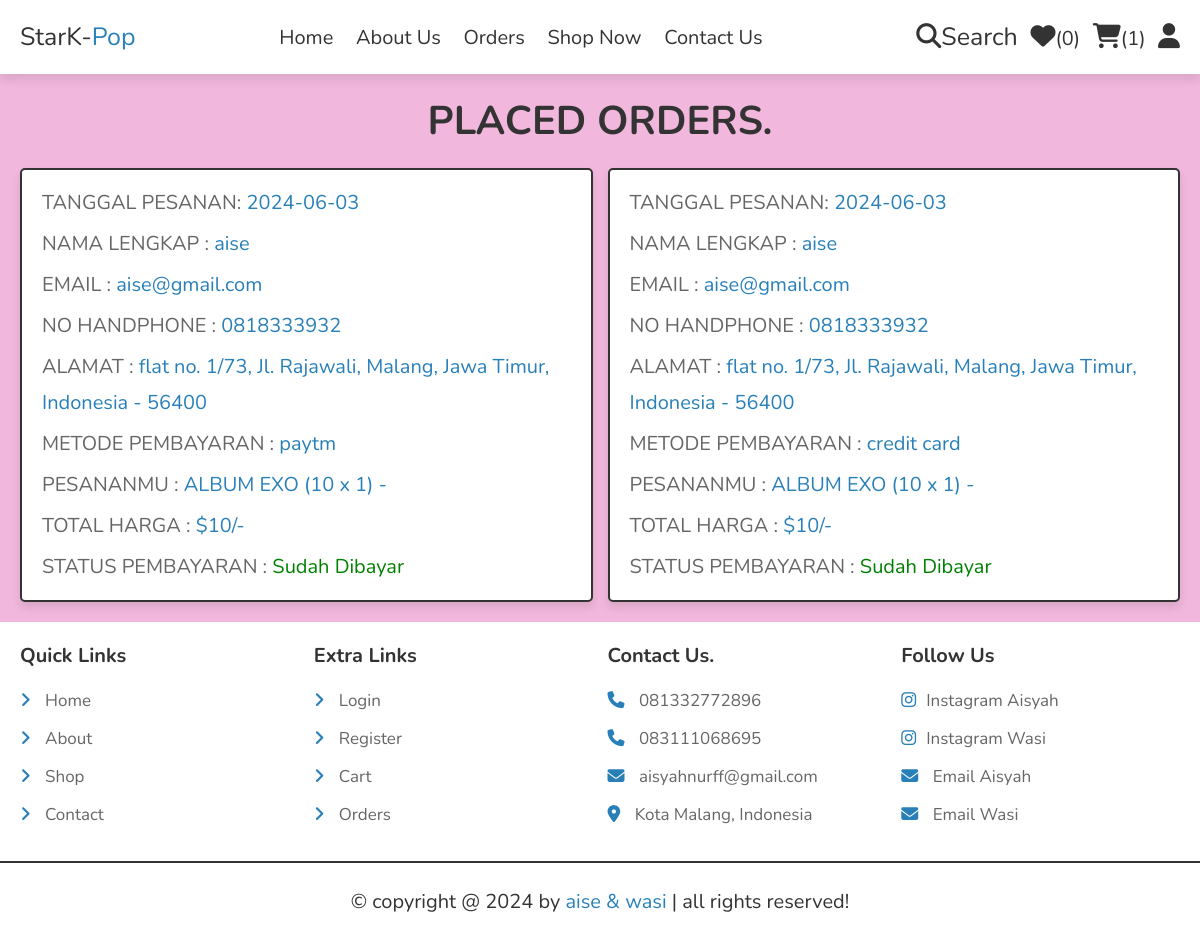
Page /orders.php (signed in) on the committed database.
### tables this page shows
CREATE TABLE `orders` (
  `id` int(100) NOT NULL,
  `user_id` int(100) NOT NULL,
  `name` varchar(20) NOT NULL,
  `number` varchar(10) NOT NULL,
  `email` varchar(50) NOT NULL,
  `method` varchar(50) NOT NULL,
  `address` varchar(500) NOT NULL,
  `total_products` varchar(1000) NOT NULL,
  `total_price` int(100) NOT NULL,
  `placed_on` date NOT NULL DEFAULT current_timestamp(),
  `payment_status` varchar(20) NOT NULL DEFAULT 'pending'
);

### orders.php (the view, shortened to what this page needs)
<?php
include 'components/connect.php';
if(isset($_SESSION['user_id'])){
   $user_id = $_SESSION['user_id'];
}else{
   $user_id = '';
};
?>
<!DOCTYPE html>
<html lang="en">
<head>
   <link rel="stylesheet" href="https://cdnjs.cloudflare.com/ajax/libs/font-awesome/6.1.1/css/all.min.css">
   <link rel="stylesheet" href="css/style.css">
</head>
<body>
<?php include 'components/user_header.php'; ?>
<section class="orders">
   <h1 class="heading">Placed Orders.</h1>
   <div class="box-container">
   <?php
      if($user_id == ''){
         echo '<p class="empty">please login to see your orders</p>';
      }else{
         $select_orders = $conn->prepare("SELECT * FROM `orders` WHERE user_id = ?");
         $select_orders->execute([$user_id]);
         if($select_orders->rowCount() > 0){
            while($fetch_orders = $select_orders->fetch(PDO::FETCH_ASSOC)){
   ?>
   <div class="box">
      <p>TANGGAL PESANAN: <span><?= $fetch_orders['placed_on']; ?></span></p>
      <p>NAMA LENGKAP : <span><?= $fetch_orders['name']; ?></span></p>
      <p>EMAIL : <span><?= $fetch_orders['email']; ?></span></p>
      <p>NO HANDPHONE : <span><?= $fetch_orders['number']; ?></span></p>
      <p>ALAMAT : <span><?= $fetch_orders['address']; ?></span></p>
      <p>METODE PEMBAYARAN : <span><?= $fetch_orders['method']; ?></span></p>
      <p>PESANANMU : <span><?= $fetch_orders['total_products']; ?></span></p>
      <p>TOTAL HARGA : <span>$<?= $fetch_orders['total_price']; ?>/-</span></p>
      <p>STATUS PEMBAYARAN : <span style="color:<?php if($fetch_orders['payment_status'] == 'Belum dibayar'){ echo 'red'; }else{ echo 'green'; }; ?>"><?= $fetch_orders['payment_status']; ?></span> </p>
   </div>
   <?php
      }
      }else{
         echo '<p class="empty">no orders placed yet!</p>';
      }
      }
   ?>
   </div>
</section>
<?php include 'components/footer.php'; ?>
</body>
</html>

### css/style.css (style rules this page uses)
:root { --main-color: #2980b9; --orange: #f39c12; --red: #e74c3c; --black: #333; --white: #ffffff; --light-color: #666; --light-bg: #f1b7dc; --border: 0.2rem solid var(--black); --box-shadow: 0 0.5rem 1rem rgba(0, 0, 0, 0.1); }
* { font-family: "Nunito", sans-serif; margin: 0; padding: 0; box-sizing: border-box; outline: none; border: none; text-decoration: none; }
html { font-size: 62.5%; overflow-x: hidden; }
body { background-color: var(--light-bg); }
section { padding: 2rem; max-width: 1200px; margin: 0 auto; }
.heading { font-size: 4rem; color: var(--black); margin-bottom: 2rem; text-align: center; text-transform: uppercase; }
.orders .box-container { display: flex; flex-wrap: wrap; gap: 1.5rem; align-items: flex-start; }
.orders .box-container .box { padding: 1rem 2rem; flex: 1 1 40rem; border: var(--border); background-color: var(--white); box-shadow: var(--box-shadow); border-radius: 0.5rem; }
.orders .box-container .box p { margin: 0.5rem 0; line-height: 1.8; font-size: 2rem; color: var(--light-color); }
.orders .box-container .box p span { color: var(--main-color); }

### rows in the picture
orders: placed_on "2024-06-03", name "aise", email "aise@gmail.com", number "0818333932", address "flat no. 1/73, Jl. Rajawali, Malang, Jawa Timur, Indonesia - 56400", method "paytm", total_products "ALBUM EXO (10 x 1) -", total_price "10", payment_status "Sudah Dibayar"
orders: placed_on "2024-06-03", name "aise", email "aise@gmail.com", number "0818333932", address "flat no. 1/73, Jl. Rajawali, Malang, Jawa Timur, Indonesia - 56400", method "credit card", total_products "ALBUM EXO (10 x 1) -", total_price "10", payment_status "Sudah Dibayar"

### other values in the picture
$total_wishlist_counts "0"
$total_cart_counts "1"
